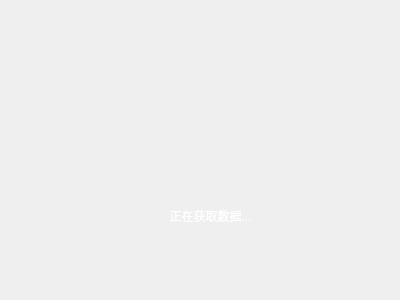
<?xml version="1.0" encoding="UTF-8"?>
<ui version="4.0">
 <class>ShadowWidget</class>
 <widget class="QWidget" name="ShadowWidget">
  <property name="geometry">
   <rect>
    <x>0</x>
    <y>0</y>
    <width>400</width>
    <height>300</height>
   </rect>
  </property>
  <property name="font">
   <font>
    <family>微软雅黑</family>
   </font>
  </property>
  <property name="windowTitle">
   <string>Form</string>
  </property>
  <widget class="QLabel" name="gifLabel">
   <property name="geometry">
    <rect>
     <x>70</x>
     <y>110</y>
     <width>54</width>
     <height>12</height>
    </rect>
   </property>
   <property name="text">
    <string/>
   </property>
  </widget>
  <widget class="QLabel" name="tipLabel">
   <property name="geometry">
    <rect>
     <x>70</x>
     <y>200</y>
     <width>281</width>
     <height>31</height>
    </rect>
   </property>
   <property name="font">
    <font>
     <family>微软雅黑</family>
    </font>
   </property>
   <property name="styleSheet">
    <string notr="true">color: rgb(255, 255, 255);</string>
   </property>
   <property name="text">
    <string>正在获取数据...</string>
   </property>
   <property name="alignment">
    <set>Qt::AlignCenter</set>
   </property>
  </widget>
 </widget>
 <resources/>
 <connections/>
</ui>
